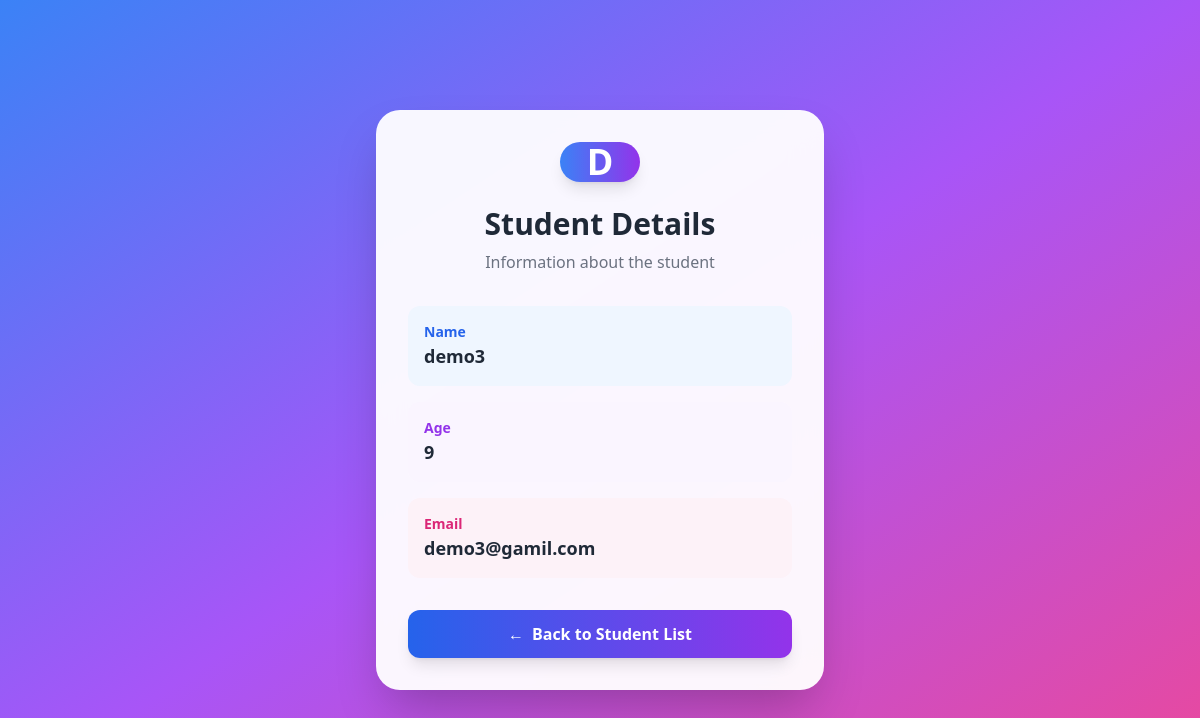
/details/13, run on the app's committed database.
### form/models.py (models this page shows)
class Student(models.Model):
    name = models.CharField(max_length=100)
    age = models.IntegerField()
    email = models.EmailField(unique=True)

### form/views.py (the view)
# urls.py: path('details/<int:pk>' ,views.student_details , name='student_details'),
def student_details(request,pk):
    students = get_object_or_404(Student,pk=pk)
    return render(request, 'student_details.html',{'student':students})

### form/templates/student_details.html (shortened to what this page needs)
<!DOCTYPE html>
<html lang="en">
<head>
    <script src="https://cdn.tailwindcss.com"></script>
</head>
<body class="min-h-screen bg-gradient-to-br from-blue-500 via-purple-500 to-pink-500
             flex items-center justify-center p-6">
    <div class="w-full max-w-md">
        <div class="bg-white/95 backdrop-blur-lg
                    rounded-3xl shadow-2xl p-8
                    hover:-translate-y-2
                    transition-all duration-300">
            <div class="flex justify-center mb-6">
                <div class="w-20 h-19
                            rounded-full
                            bg-gradient-to-r from-blue-500 to-purple-600
                            flex items-center justify-center
                            text-white text-4xl font-bold
                            shadow-lg">
                    {{ student.name|first|upper }}
                </div>
            </div>
            <h2 class="text-3xl font-bold text-gray-800 text-center mb-2">
                Student Details
            </h2>
            <p class="text-gray-500 text-center mb-8">
                Information about the student
            </p>
            <div class="space-y-4">
                <div class="bg-blue-50 rounded-xl p-4
                            hover:bg-blue-100 transition">
                    <p class="text-sm text-blue-600 font-semibold">
                        Name
                    </p>
                    <p class="text-lg font-bold text-gray-800">
                        {{ student.name }}
                    </p>
                </div>
                <div class="bg-purple-50 rounded-xl p-4
                            hover:bg-purple-100 transition">
                    <p class="text-sm text-purple-600 font-semibold">
                        Age
                    </p>
                    <p class="text-lg font-bold text-gray-800">
                        {{ student.age }}
                    </p>
                </div>
                <div class="bg-pink-50 rounded-xl p-4
                            hover:bg-pink-100 transition">
                    <p class="text-sm text-pink-600 font-semibold">
                        Email
                    </p>
                    <p class="text-lg font-bold text-gray-800 break-words">
                        {{ student.email }}
                    </p>
                </div>
            </div>
            <a
                href="{% url 'student_list' %}"
                class="mt-8 w-full
                       inline-flex items-center justify-center gap-2
                       bg-gradient-to-r from-blue-600 to-purple-600
                       text-white font-semibold
                       py-3 px-6
                       rounded-xl
                       shadow-lg
                       hover:shadow-xl
                       hover:scale-[1.02]
                       active:scale-95
                       transition-all duration-200"
            >
                <span>←</span>
                Back to Student List
            </a>
        </div>
    </div>
</body>
</html>

### data on the page
Student: name|first "D", name "demo3", age "9", email "demo3@gamil.com"
